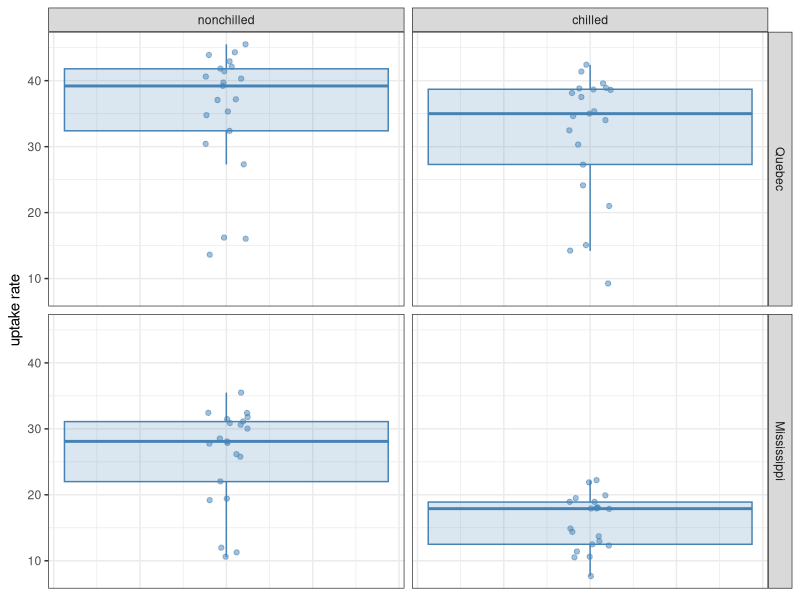
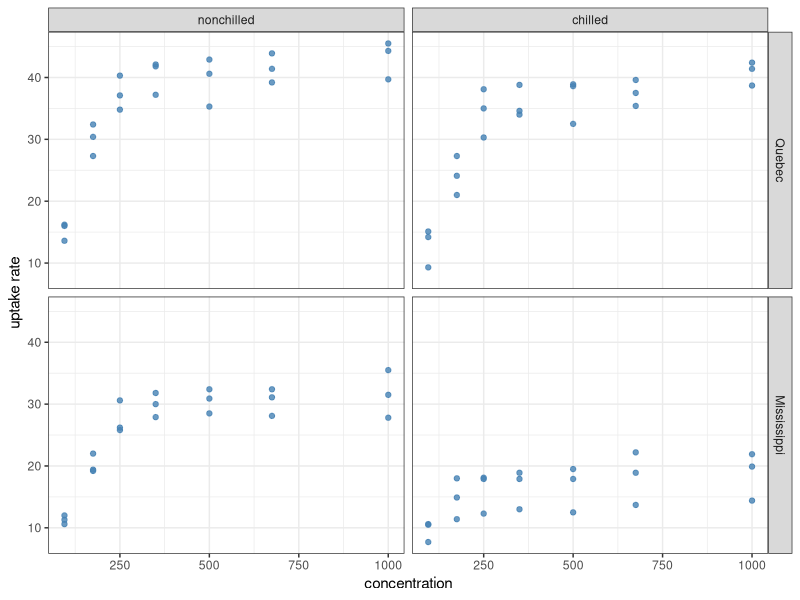
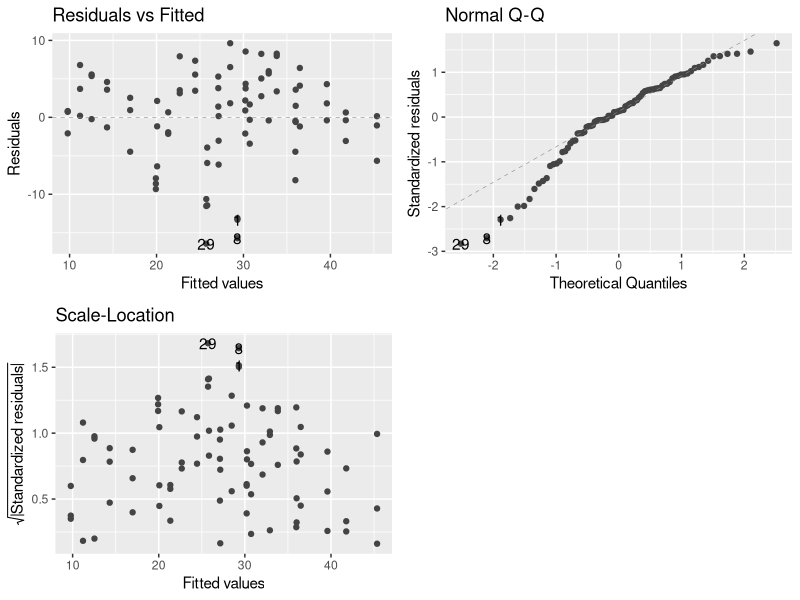
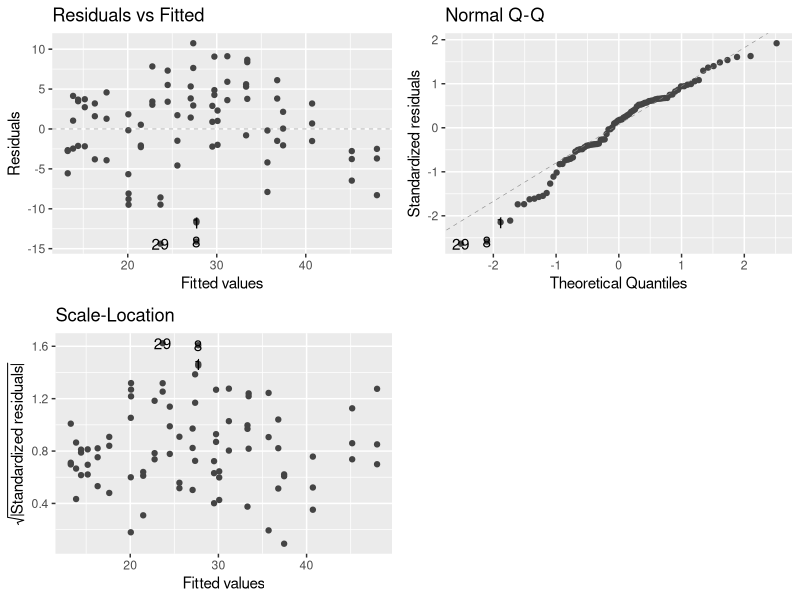
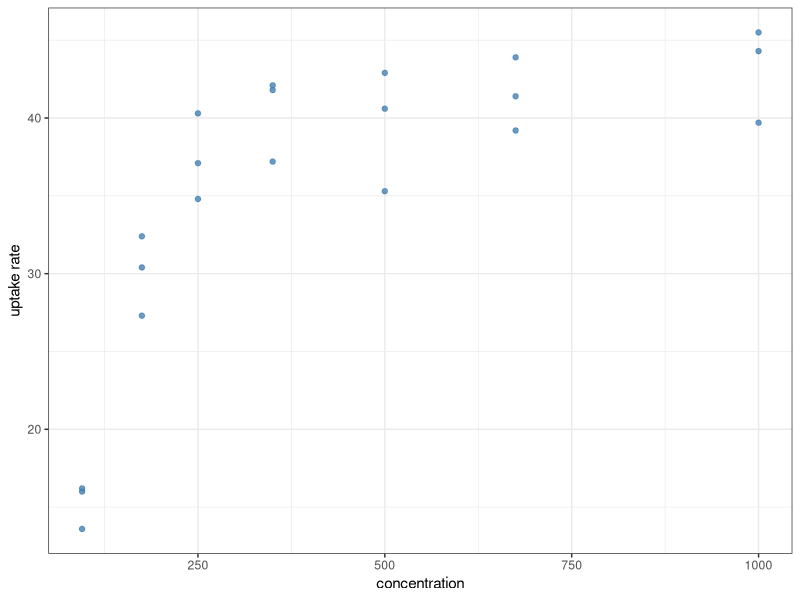
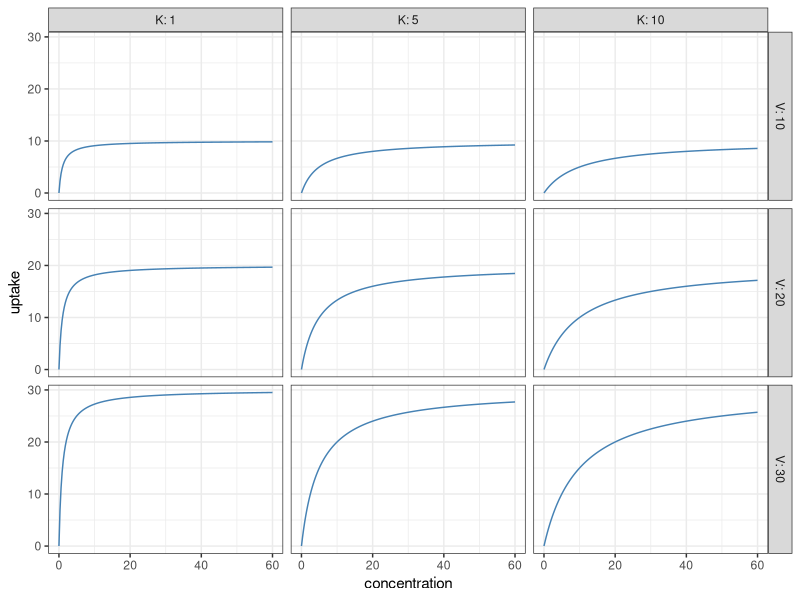
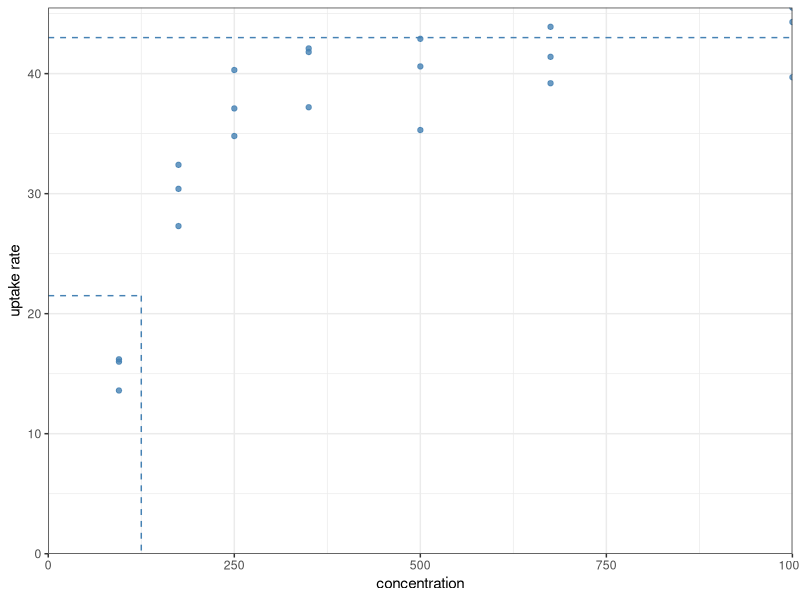
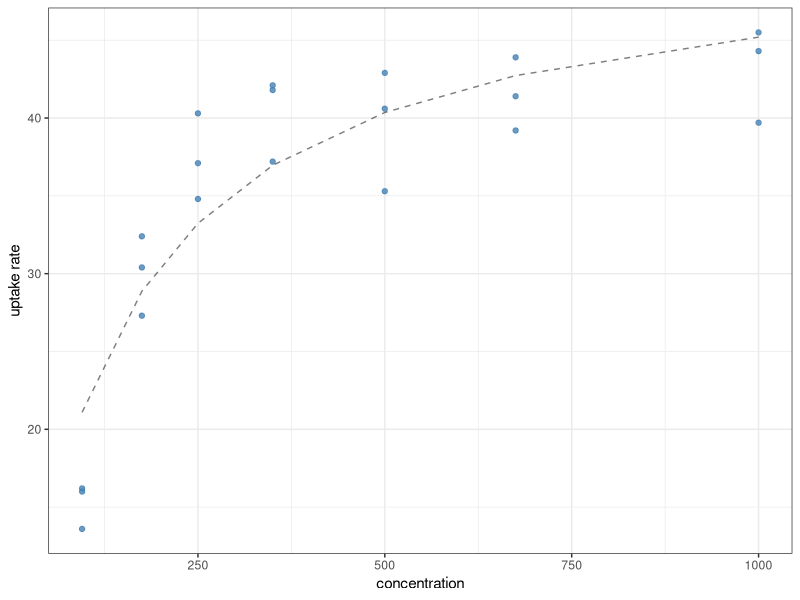

Write the R code that produced these figures, in order.
## ---- chunk 1
#| message: false
library(tidyverse)
as_tibble(CO2)
## ---- chunk 2
as_tibble(CO2) %>%
  ggplot(aes(x = 0, y = uptake)) +
  geom_boxplot(colour = "steelblue", fill = "steelblue",
               alpha = 0.2, outlier.shape = NA) +
  geom_jitter(colour = "steelblue", alpha = 0.5, width = 0.05) +
  facet_grid(Type ~ Treatment) +
  ylab("uptake rate") +
  theme_bw() +
  theme(axis.title.x = element_blank(), # The x-axis is meaningless here,
        axis.ticks.x = element_blank(), # so remove title, tick marks,
        axis.text.x = element_blank())  # and labels from it
## ---- chunk 3
as_tibble(CO2) %>%
  ggplot(aes(x = conc, y = uptake)) +
  geom_point(colour = "steelblue", alpha = 0.8) +
  facet_grid(Type ~ Treatment) +
  labs(x = "concentration", y = "uptake rate") +
  theme_bw()
## ---- chunk 4
lm(uptake ~ conc + Type * Treatment, data = CO2) %>% anova()
## ---- chunk 5
#| warning: false
library(ggfortify)

lm(uptake ~ conc + Type * Treatment, data = CO2) %>%
  autoplot(which = 1:3, smooth.colour = NA)
## ---- chunk 6
lm(uptake ~ conc + Type * Treatment, data = CO2) %>% summary()
## ---- chunk 7
lm(uptake ~ conc * Type * Treatment, data = CO2) %>% anova()
lm(uptake ~ conc * Type * Treatment, data = CO2) %>% summary()
lm(uptake ~ conc * Type * Treatment, data = CO2) %>%
  autoplot(which = 1:3, smooth.colour = NA)

## ---- chunk 8
as_tibble(CO2) %>%
  filter(Type == "Quebec", Treatment == "nonchilled") %>%
  ggplot(aes(x = conc, y = uptake)) +
  geom_point(colour = "steelblue", alpha = 0.8) +
  labs(x = "concentration", y = "uptake rate") +
  theme_bw()
## ---- chunk 9
#| message: false
expand_grid(V = c(10, 20, 30), # This function creates a tibble with all
            K = c(1, 5, 10),   # possible combinations of the inputs
            concentration = seq(0, 60, l = 201)) %>%
  group_by(V, K) %>%
  mutate(uptake = V * concentration / (K + concentration)) %>%
  ungroup() %>%
  ggplot() +
  aes(x = concentration, y = uptake) +
  geom_line(colour = "steelblue") +
  facet_grid(V ~ K, labeller = label_both) +
  theme_bw()
## ---- chunk 10
as_tibble(CO2) %>%
  filter(Type == "Quebec", Treatment == "nonchilled") %>%
  ggplot(aes(x = conc, y = uptake)) +
  geom_point(colour = "steelblue", alpha = 0.8) +
  geom_hline(yintercept = 43, linetype = "dashed", colour = "steelblue") +
  annotate(geom = "segment", x = 0, y = 43/2, xend = 125, yend = 43/2,
           linetype = "dashed", colour = "steelblue") +
  annotate(geom = "segment", x = 125, y = 43/2, xend = 125, yend = 0,
           linetype = "dashed", colour = "steelblue") +
  scale_x_continuous(name = "concentration", limits = c(0, NA), expand = c(0, 0)) +
  scale_y_continuous(name = "uptake rate", limits = c(0, NA), expand = c(0, 0)) +
  theme_bw()
## ---- chunk 11
list(a = 3, b = "Hello!", myTable = tibble(x = c(1, 2), y = c(3, 4)))
## ---- chunk 12
myList <- list(
  a = 3,
  b = "Hello!",
  myTable = tibble(x = c(1, 2), y = c(3, 4))
)

myList$myTable # The entry called myTable in the list
myList[[3]]    # The third entry in the list, which is also myTable
## ---- chunk 13
nonlinearFit <- as_tibble(CO2) %>%
  filter(Type == "Quebec", Treatment == "nonchilled") %>%
  nls(uptake ~ V*conc/(K + conc), data = ., start = list(V = 43, K = 125))

print(nonlinearFit)
## ---- chunk 14
summary(nonlinearFit)
## ---- chunk 15
predict(nonlinearFit)
## ---- chunk 16
as_tibble(CO2) %>%
  filter(Type == "Quebec", Treatment == "nonchilled") %>%
  mutate(pred = predict(nonlinearFit)) %>%
  ggplot() +
  geom_point(aes(x = conc, y = uptake), colour = "steelblue", alpha = 0.8) +
  geom_line(aes(x = conc, y = pred), linetype = "dashed", alpha = 0.5) +
  labs(x = "concentration", y = "uptake rate") +
  theme_bw()
## ---- chunk 17
V_fitted <- coef(nonlinearFit)["V"] # Get fitted values of V and K
K_fitted <- coef(nonlinearFit)["K"] # from the vector of coefficients

as_tibble(CO2) %>%
  filter(Type == "Quebec", Treatment == "nonchilled") %>%
  ggplot() +
  geom_point(aes(x = conc, y = uptake), colour = "steelblue", alpha = 0.8) +
  geom_function(fun = function(x) V_fitted * x / (K_fitted + x),
                linetype = "dashed", alpha = 0.5) +
  labs(x = "concentration", y = "uptake rate") +
  theme_bw()
